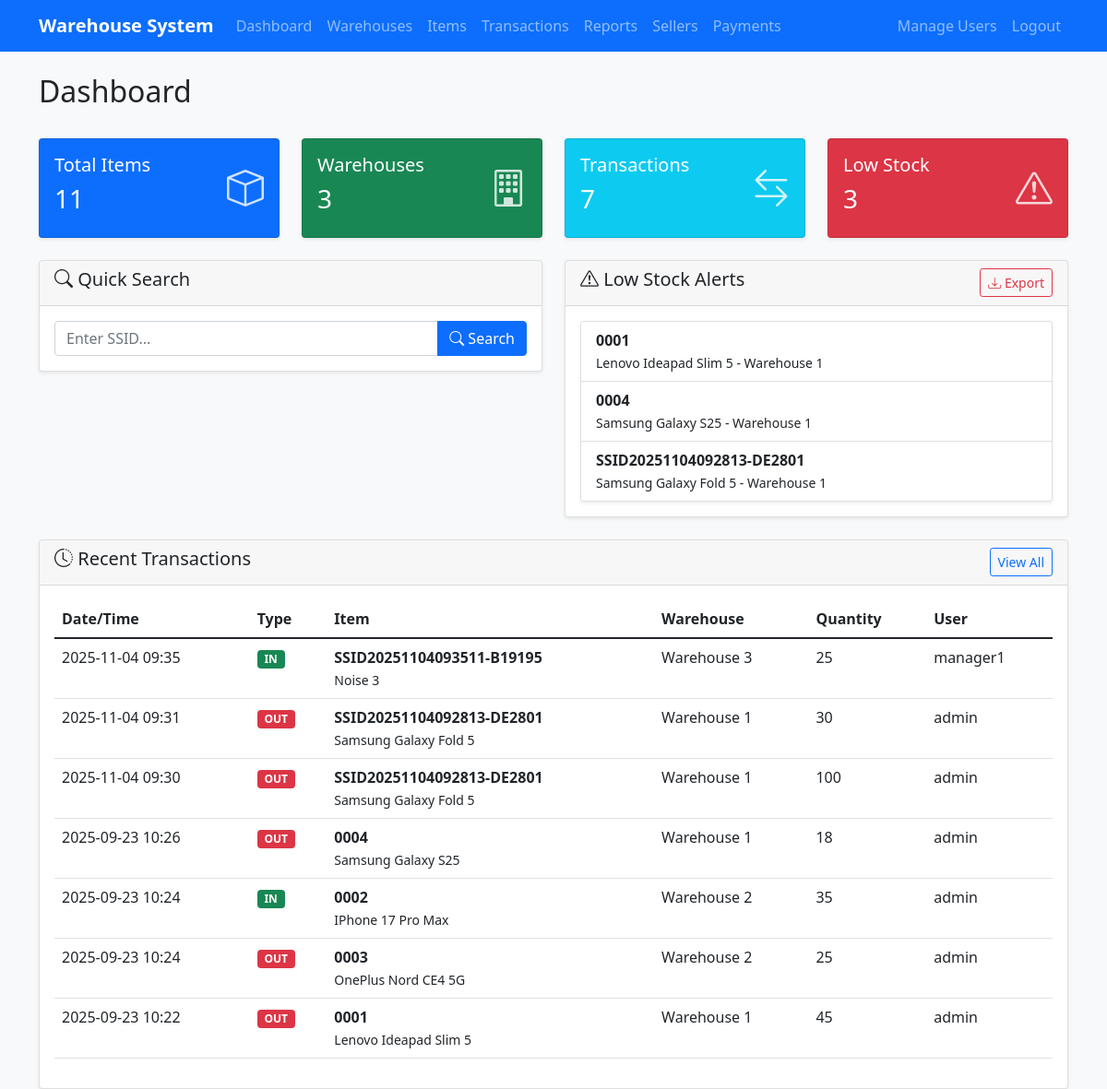
The page /dashboard (signed in) on the database its author committed.
### app/models.py (models this page shows, shortened)
class Item(db.Model):
    id = db.Column(db.Integer, primary_key=True)
    ssid = db.Column(db.String(50), unique=True, nullable=False)
    name = db.Column(db.String(200), nullable=False)
    description = db.Column(db.Text, nullable=True)
    unit = db.Column(db.String(20), nullable=False, default='pcs')
    current_stock = db.Column(db.Integer, default=0)
    reorder_level = db.Column(db.Integer, default=10)
    unit_price = db.Column(db.Numeric(10, 2), default=0)
    created_at = db.Column(db.DateTime, default=datetime.utcnow)
    updated_at = db.Column(db.DateTime, default=datetime.utcnow, onupdate=datetime.utcnow)
    warehouse_id = db.Column(db.Integer, db.ForeignKey('warehouse.id'), nullable=False)
    category_id = db.Column(db.Integer, db.ForeignKey('category.id'), nullable=False)
    transactions = db.relationship(
        'Transaction',
        backref='item',
        lazy=True,
        cascade='all, delete-orphan'
    )

class Warehouse(db.Model):
    id = db.Column(db.Integer, primary_key=True)
    name = db.Column(db.String(100), nullable=False)
    location = db.Column(db.String(200), nullable=True)
    description = db.Column(db.Text, nullable=True)
    created_at = db.Column(db.DateTime, default=datetime.utcnow)
    items = db.relationship('Item', backref='warehouse', lazy=True, cascade='all, delete-orphan')
    transactions = db.relationship('Transaction', backref='warehouse', lazy=True)

class Transaction(db.Model):
    id = db.Column(db.Integer, primary_key=True)
    transaction_type = db.Column(db.Enum(TransactionType), nullable=False)
    quantity = db.Column(db.Integer, nullable=False)
    notes = db.Column(db.Text, nullable=True)
    created_at = db.Column(db.DateTime, default=datetime.utcnow)
    item_id = db.Column(db.Integer, db.ForeignKey('item.id'), nullable=False)
    warehouse_id = db.Column(db.Integer, db.ForeignKey('warehouse.id'), nullable=False)
    user_id = db.Column(db.Integer, db.ForeignKey('user.id'), nullable=False)

class User(UserMixin, db.Model):
    id = db.Column(db.Integer, primary_key=True)
    username = db.Column(db.String(80), unique=True, nullable=False)
    email = db.Column(db.String(120), unique=True, nullable=False)
    password_hash = db.Column(db.String(120), nullable=False)
    role = db.Column(db.Enum(Role), nullable=False, default=Role.STAFF)
    created_at = db.Column(db.DateTime, default=datetime.utcnow)
    is_active = db.Column(db.Boolean, default=True)
    transactions = db.relationship('Transaction', backref='user', lazy=True)
    def can_manage_users(self):
        return self.role == Role.ADMIN

### app/main/routes.py (the view)
@bp.route('/')
@bp.route('/dashboard')
@login_required
def dashboard():
    low_stock_items = Item.query.filter(Item.current_stock <= Item.reorder_level).all()
    recent_transactions = Transaction.query.order_by(desc(Transaction.created_at)).limit(10).all()
    total_items = Item.query.count()
    total_warehouses = Warehouse.query.count()
    total_transactions = Transaction.query.count()
    search_form = SearchForm()
    return render_template('main/dashboard.html',
                         low_stock_items=low_stock_items,
                         recent_transactions=recent_transactions,
                         total_items=total_items,
                         total_warehouses=total_warehouses,
                         total_transactions=total_transactions,
                         search_form=search_form)

### app/main/forms.py
class SearchForm(FlaskForm):
    ssid = StringField('Search by SSID', validators=[DataRequired()])
    submit = SubmitField('Search')

### app.py (called while the page is built, shortened)
@app.before_request
def create_tables():
    db.create_all()

### app/templates/main/dashboard.html (shortened to what this page needs)
{% extends "base.html" %}
{% block content %}
<div class="row mb-4">
    <div class="col-md-12">
        <h2>Dashboard</h2>
    </div>
</div>
<div class="row mb-4">
    <div class="col-md-3">
        <div class="card text-white bg-primary">
            <div class="card-body">
                <div class="d-flex justify-content-between">
                    <div>
                        <h5>Total Items</h5>
                        <h3>{{ total_items }}</h3>
                    </div>
                    <div class="align-self-center">
                        <i class="bi bi-box fs-1"></i>
                    </div>
                </div>
            </div>
        </div>
    </div>
    <div class="col-md-3">
        <div class="card text-white bg-success">
            <div class="card-body">
                <div class="d-flex justify-content-between">
                    <div>
                        <h5>Warehouses</h5>
                        <h3>{{ total_warehouses }}</h3>
                    </div>
                    <div class="align-self-center">
                        <i class="bi bi-building fs-1"></i>
                    </div>
                </div>
            </div>
        </div>
    </div>
    <div class="col-md-3">
        <div class="card text-white bg-info">
            <div class="card-body">
                <div class="d-flex justify-content-between">
                    <div>
                        <h5>Transactions</h5>
                        <h3>{{ total_transactions }}</h3>
                    </div>
                    <div class="align-self-center">
                        <i class="bi bi-arrow-left-right fs-1"></i>
                    </div>
                </div>
            </div>
        </div>
    </div>
    <div class="col-md-3">
        <div class="card text-white bg-{{ 'danger' if low_stock_items else 'secondary' }}">
            <div class="card-body">
                <div class="d-flex justify-content-between">
                    <div>
                        <h5>Low Stock</h5>
                        <h3>{{ low_stock_items|length }}</h3>
                    </div>
                    <div class="align-self-center">
                        <i class="bi bi-exclamation-triangle fs-1"></i>
                    </div>
                </div>
            </div>
        </div>
    </div>
</div>
<div class="row">
    <div class="col-md-6">
        <div class="card mb-4">
            <div class="card-header">
                <h5><i class="bi bi-search"></i> Quick Search</h5>
            </div>
            <div class="card-body">
                <form id="searchForm">
                    <div class="input-group">
                        <input type="text" class="form-control" id="ssidSearch" placeholder="Enter SSID...">
                        <button class="btn btn-primary" type="submit">
                            <i class="bi bi-search"></i> Search
                        </button>
                    </div>
                </form>
            </div>
        </div>
    </div>
    <div class="col-md-6">
        <div class="card mb-4">
            <div class="card-header d-flex justify-content-between align-items-center">
                <h5><i class="bi bi-exclamation-triangle"></i> Low Stock Alerts</h5>
                {% if low_stock_items %}
                <a href="{{ url_for('reports.export_low_stock') }}" class="btn btn-sm btn-outline-danger">
                    <i class="bi bi-download"></i> Export
                </a>
                {% endif %}
            </div>
            <div class="card-body">
                {% if low_stock_items %}
                    <div class="card">
                        <div class="list-group list-group-flush">
                            {% for item in low_stock_items[:5] %}
                            <div class="list-group-item d-flex justify-content-between align-items-center">
                                <div>
                                    <strong>{{ item.ssid }}</strong><br>
                                    <small>{{ item.name }} - {{ item.warehouse.name }}</small>
                                </div>
                            </div>
                            {% endfor %}
                        </div>
                    </div>
                    {% else %}
                    <div class="text-center text-muted">
                        <i class="bi bi-check-circle fs-1"></i>
                        <p>No low stock items</p>
                    </div>
                    {% endif %}
            </div>
        </div>
    </div>
</div>
<div class="row">
    <div class="col-12">
        <div class="card">
            <div class="card-header d-flex justify-content-between align-items-center">
                <h5><i class="bi bi-clock-history"></i> Recent Transactions</h5>
                <a href="{{ url_for('transactions.list_transactions') }}" class="btn btn-sm btn-outline-primary">
                    View All
                </a>
            </div>
            <div class="card-body">
                {% if recent_transactions %}
                <div class="table-responsive">
                    <table class="table table-hover">
                        <thead>
                            <tr>
                                <th>Date/Time</th>
                                <th>Type</th>
                                <th>Item</th>
                                <th>Warehouse</th>
                                <th>Quantity</th>
                                <th>User</th>
                            </tr>
                        </thead>
                        <tbody>
                            {% for transaction in recent_transactions %}
                            <tr>
                                <td>{{ transaction.created_at.strftime('%Y-%m-%d %H:%M') }}</td>
                                <td>
                                    <span class="badge bg-{{ 'success' if transaction.transaction_type.value == 'in' else 'danger' if transaction.transaction_type.value == 'out' else 'warning' }}">
                                        {{ transaction.transaction_type.value.upper() }}
                                    </span>
                                </td>
                                <td>
                                    <strong>{{ transaction.item.ssid }}</strong><br>
                                    <small>{{ transaction.item.name }}</small>
                                </td>
                                <td>{{ transaction.warehouse.name }}</td>
                                <td>{{ transaction.quantity }}</td>
                                <td>{{ transaction.user.username }}</td>
                            </tr>
                            {% endfor %}
                        </tbody>
                    </table>
                </div>
                {% else %}
                <div class="text-center text-muted">
                    <i class="bi bi-journal-x fs-1"></i>
                    <p>No recent transactions</p>
                </div>
                {% endif %}
            </div>
        </div>
    </div>
</div>
{% endblock %}

### static/css/custom.css (style rules this page uses)
body { background-color: #f8f9fa; }
.card { box-shadow: 0 0.125rem 0.25rem rgba(0, 0, 0, 0.075); border: 1px solid rgba(0, 0, 0, 0.125); }
.bg-primary .fs-1 { opacity: 0.8; }
.bg-success .fs-1 { opacity: 0.8; }
.bg-info .fs-1 { opacity: 0.8; }
.bg-danger .fs-1 { opacity: 0.8; }

### rows shown on the page
Item: ssid "0001", name "Lenovo Ideapad Slim 5", warehouse.name "Warehouse 1"
Item: ssid "0004", name "Samsung Galaxy S25", warehouse.name "Warehouse 1"
Item: ssid "SSID20251104092813-DE2801", name "Samsung Galaxy Fold 5", warehouse.name "Warehouse 1"

### other values the page prints
{{ total_items }} "11"
{{ total_warehouses }} "3"
{{ total_transactions }} "7"
{{ low_stock_items|length }} "3"
